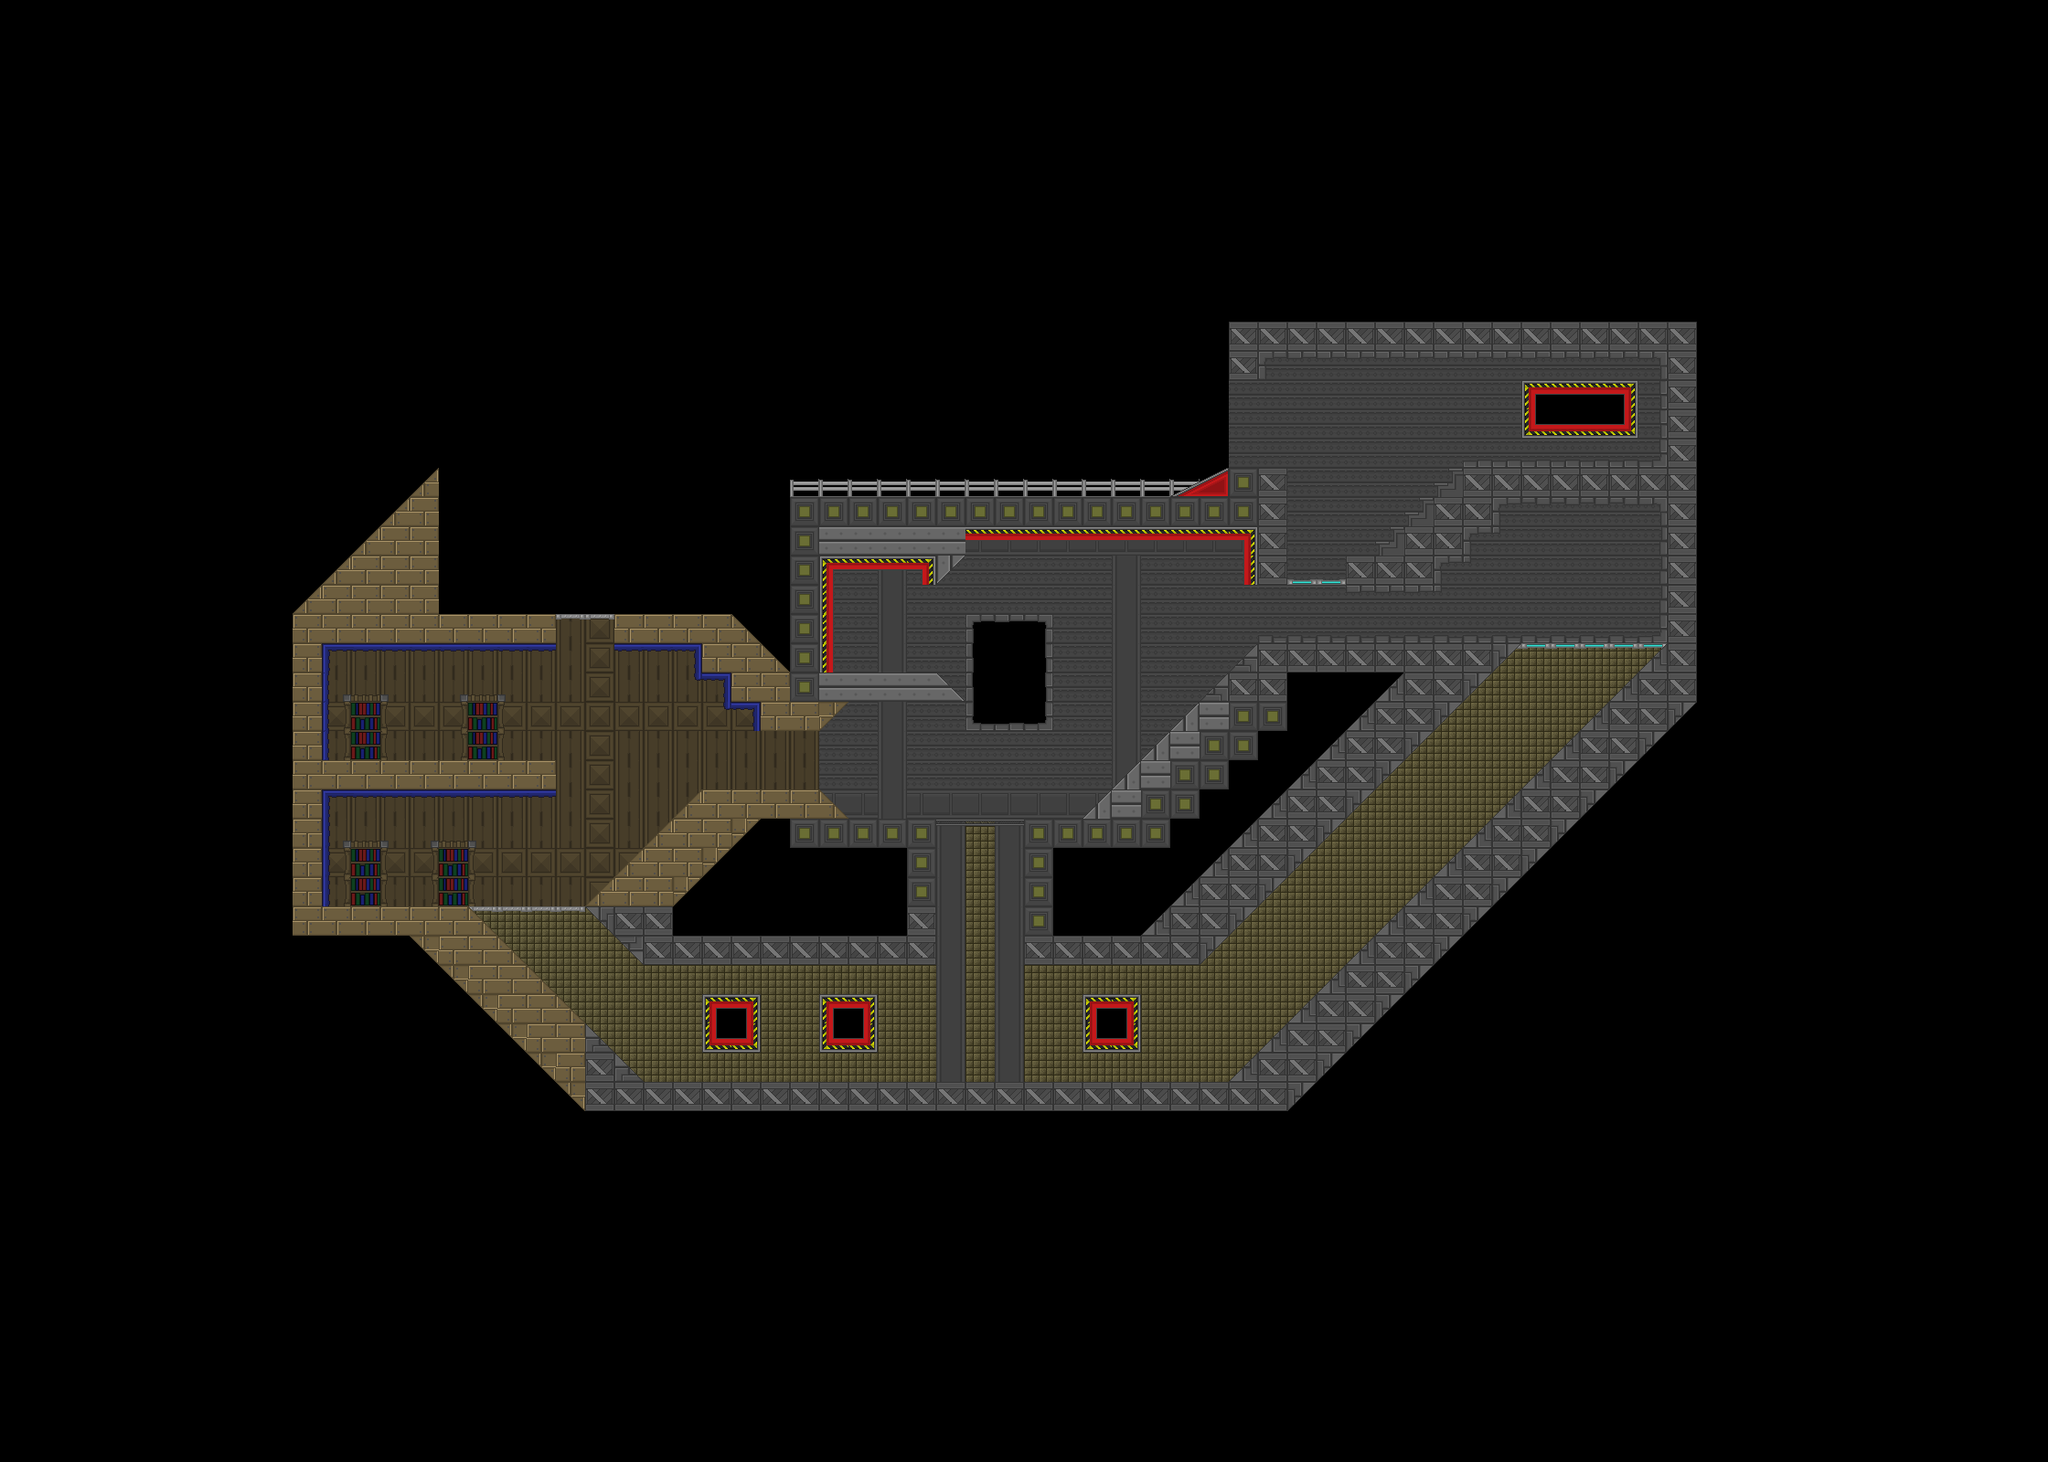

Tiled map render using the project's own tile images. Description and the map definition, with tile-layer contents summarised, below:
An orthogonal 70x50 tile map with 32x32 px tiles, 3 tile layers (Walls, Borders, Blocks) and 16 objects (10x ObjWall, ObjChar, ObjDebugCamera, ObjTest, ObjBomb, ...).

<map version="1.0" orientation="orthogonal" renderorder="right-down" width="70" height="50" tilewidth="32" tileheight="32" nextobjectid="28">
 <tileset firstgid="1" name="spaceship" tilewidth="32" tileheight="32" tilecount="64" columns="8">
  <image source="../tiles/spaceship.png" width="256" height="256" />
 </tileset>
 <layer name="Walls" width="70" height="50">
  <data>[3500 cells, 620 non-empty, 14 distinct tile ids]</data>
 </layer>
 <layer name="Borders" width="70" height="50">
  <data>[3500 cells, 202 non-empty, 17 distinct tile ids]</data>
 </layer>
 <layer name="Blocks" width="70" height="50">
  <data>[3500 cells, 481 non-empty, 17 distinct tile ids]</data>
 </layer>
 <objectgroup name="Objects">
  <object id="5" name="Wall Part 1" type="ObjWall" x="1024" y="640">
   <polyline points="0,0 0,-32 -128,-32 -128,96 0,96 32,128 -96,128 -128,160 -192,160 -192,128 -224,128 -224,96 -256,96 -256,64 -352,64 -352,32 -224,32 -160,96 -160,-96 256,-96 320,-128 384,-128 384,0 352,0 352,-64 32,-64 32,-32 0,0" />
  </object>
  <object id="8" name="Wall Part 2" type="ObjWall" x="480" y="512">
   <polyline points="0,0 0,160 128,160 128,192 -128,192 -128,320 128,320 128,352 -128,352 -128,480 32,480 224,672 864,672 1344,192 1344,32 1152,32 1152,64 1120,64 1120,96 1088,96 1088,128 992,128" />
  </object>
  <object id="9" name="Wall Part 3" type="ObjWall" x="1344" y="352">
   <polyline points="0,0 0,64 32,64 32,32 480,32 480,160 256,160 224,192 192,224 160,256 128,256 128,288" />
  </object>
  <object id="12" name="Wall Part 4" type="ObjWall" x="1120" y="896">
   <polyline points="0,0 0,160 192,160 544,-192 256,-192 64,0 0,0" />
  </object>
  <object id="13" name="Wall Part 5" type="ObjWall" x="928" y="896">
   <polyline points="0,0 96,0 96,160 -224,160 -288,96 -160,-32 -32,-32 0,0" />
  </object>
  <object id="14" name="Spawn Player" type="ObjChar" x="960" y="704" />
  <object id="15" name="Platform 1" type="ObjWall" x="640" y="992">
   <properties>
    <property name="jumpThru" type="bool" value="true" />
   </properties>
   <polyline points="0,0 -128,0" />
  </object>
  <object id="16" name="Platform 2" type="ObjWall" x="672" y="672">
   <properties>
    <property name="jumpThru" type="bool" value="true" />
   </properties>
   <polyline points="0,0 -64,0" />
  </object>
  <object id="17" name="Platform 3" type="ObjWall" x="1472" y="640">
   <properties>
    <property name="jumpThru" type="bool" value="true" />
   </properties>
   <polyline points="0,0 -64,0" />
  </object>
  <object id="18" name="Platform 4" type="ObjWall" x="1664" y="704">
   <properties>
    <property name="jumpThru" type="bool" value="true" />
   </properties>
   <polyline points="0,0 160,0" />
  </object>
  <object id="19" name="Platform 5" type="ObjWall" x="1024" y="896">
   <properties>
    <property name="jumpThru" type="bool" value="true" />
   </properties>
   <polyline points="0,0 96,0" />
  </object>
  <object id="21" name="Camera" type="ObjDebugCamera" x="960" y="672" />
  <object id="22" name="TestObject" type="ObjTest" x="1152" y="800" />
  <object id="23" name="TestBomb" type="ObjBomb" x="736" y="800" />
  <object id="24" name="TestMine" type="ObjMine" x="960" y="864" />
  <object id="27" type="ObjSpawnZone" x="1120" y="640" width="32" height="32" />
 </objectgroup>
</map>